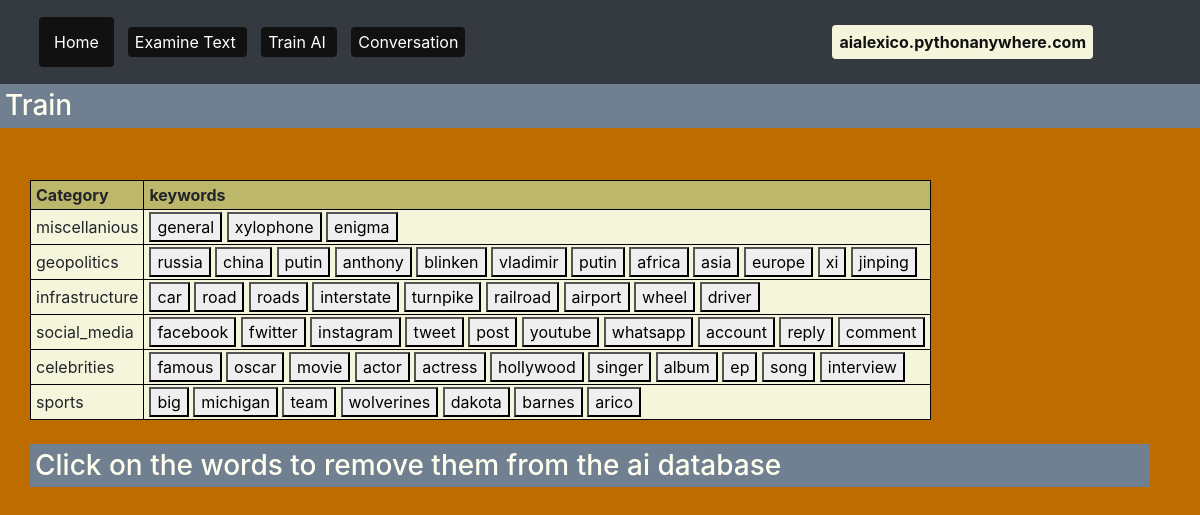
The page /train on the database its author committed.
### tables this page shows
CREATE TABLE topics
        (topic_id integer primary key autoincrement,
        name text,
        word_list text);

### flask_app.py (the view, shortened to what this page needs)
@app.route('/train', methods=["GET","POST"])
def train():
    ai_dict = get_ai_dict()
    new_dict = {}
    for el in ai_dict:
        temp_list = []
        words_splitted = ai_dict[el].split(" ")
        new_dict[el] = words_splitted
    return render_template("train.html", ai_dict=new_dict)

### db.py (called while the page is built)
def get_ai_dict():
    result = sql.execute("select * from topics")
    data = result.fetchall()
    output = {}
    for item in data:
        output[item[1]] = item[2]
    return output

### templates/train.html (shortened to what this page needs)
{% extends 'layout.html' %}
{% set page_title="train" %}
{% block content %}
    <h3>Train</h3>
    <br>
    <div class="container">
        <form method="POST">
            <table>
                <tr><th>Category</th><th>keywords</th></tr>
                {% for key in ai_dict %}
                <tr>
                    <td>{{key}}</td>
                    <td>
                        {% for word in ai_dict[key] %}
                            <button type="submit" name="word" value="{{key}} {{word}}">{{word}}</button>
                        {% endfor %}
                    </td>
                </tr>
                {% endfor %}
            </table>
        </form>
        <br>
        <h3>Click on the words to remove them from the ai database</h3>
    </div>
{% endblock %}

### templates/layout.html (shortened to what this page needs)
<!doctype html>
<html>
    <head>
        <link rel="stylesheet" href="https://stackpath.bootstrapcdn.com/bootstrap/4.5.0/css/bootstrap.min.css">
        <link rel ="stylesheet" href="{{url_for('static', filename='stylesheets/layout.css')}}">
    </head>
    <body>
        {% block navbar %}
            {% include "navbar.html" %}
        {% endblock %}
        {% block content %}
        {% endblock %}
    </body>
</html>

### templates/navbar.html (shortened to what this page needs)
<nav class="navbar navbar-dark bg-dark">
    <nav class="navbar navbar-expand-lg navbar-light bg-dark">
        <div class="collapse navbar-collapse" id="navbarText">
          <ul class="navbar-nav mr-auto">
            <li class="nav-item active">
              <a class="nav-link" href="{{ url_for('home_page') }}">Home <span class="sr-only">(current)</span></a>
            </li>
          </ul>
          <span class="navbar-text">
            <a class="nav-item" href="{{url_for('examine')}}">
              Examine Text
            </a>
            <a class="nav-item" href="{{url_for('train')}}">
              Train AI
            </a>
            <a class="nav-item" href="{{url_for('conversation')}}">
              Conversation
            </a>
          </span>
          <span class="site-url">aialexico.pythonanywhere.com</span>
        </div>
      </nav>
</nav>

### static/stylesheets/layout.css (style rules this page uses)
body { background-color: #be6c00; background-size: cover; }
h1, h2, h3 { color: ivory; background-color: slategrey; padding: 5px; }
p, a { font-size: 16px; }
table, th, td, tr { border: 1px black solid; padding: 2px 5px; background-color: beige; }
th { background-color: darkkhaki; }
.nav-item { background-color: #111; color: beige; padding: 5px 7px; margin: 1px 7px; border-radius: 4px; }
.container { margin: 10px 20px; padding: 10px; }
.site-url { position:fixed; display: block; background-color: beige; font-weight: bold; color: #111; padding: 5px 7px; margin: 1px 7px; border-radius: 4px; right: 100px; }

### rows shown on the page
topics: name "miscellanious", key "general" "xylophone" "enigma"
topics: name "geopolitics", key "russia" "china" "putin" "anthony" "blinken" "vladimir" "putin" "africa" "asia" "europe" "xi" "jinping"
topics: name "infrastructure", key "car" "road" "roads" "interstate" "turnpike" "railroad" "airport" "wheel" "driver"
topics: name "social_media", key "facebook" "fwitter" "instagram" "tweet" "post" "youtube" "whatsapp" "account" "reply" "comment"
topics: name "celebrities", key "famous" "oscar" "movie" "actor" "actress" "hollywood" "singer" "album" "ep" "song" "interview"
topics: name "sports", key "big" "michigan" "team" "wolverines" "dakota" "barnes" "arico"
